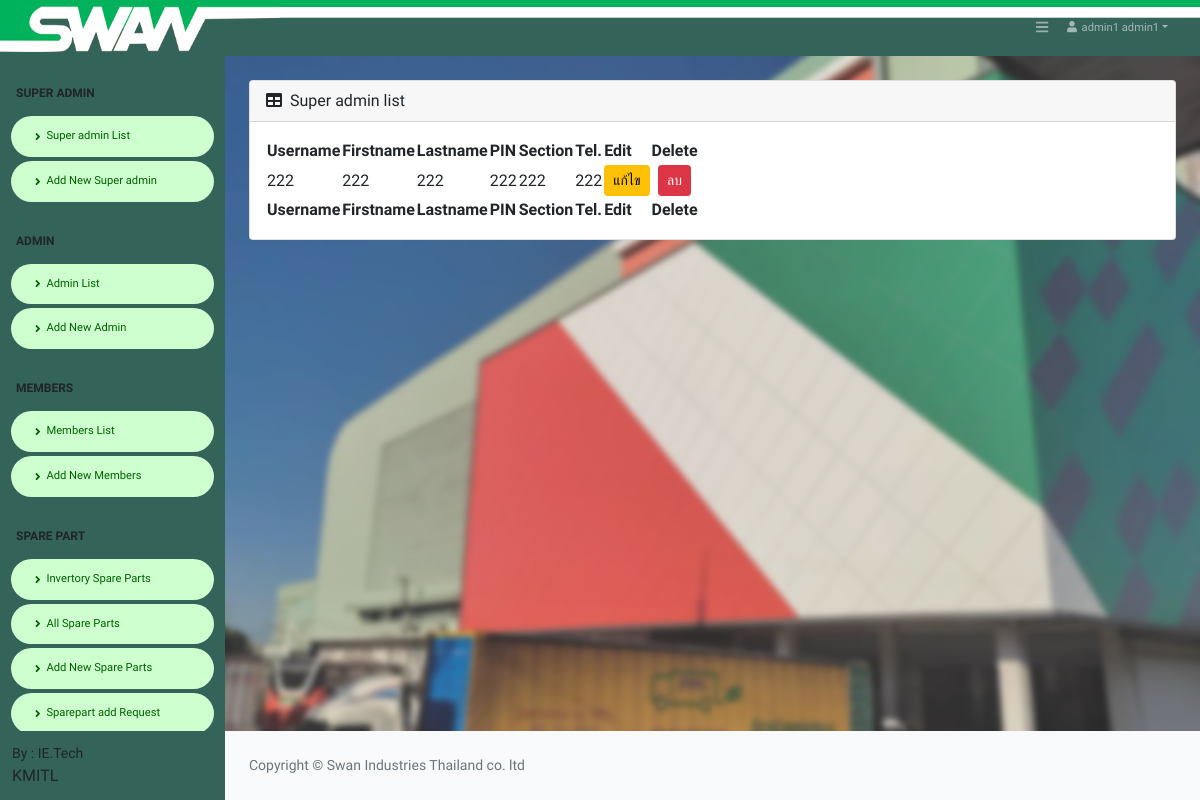
Page /Super_admin_table.php (signed in) on the committed database.
### tables this page shows
CREATE TABLE `tbl_member` (
  `member_ID` int(11) NOT NULL,
  `member_username` varchar(20) NOT NULL,
  `member_pass` varchar(20) NOT NULL,
  `member_nameF` varchar(100) NOT NULL,
  `member_nameL` varchar(100) NOT NULL,
  `member_PIN` varchar(100) NOT NULL,
  `member_department` varchar(100) NOT NULL,
  `member_Tel` varchar(100) NOT NULL,
  `member_Role` varchar(100) NOT NULL,
  `member_Key_Line` varchar(100) NOT NULL,
  `member_Alert_count` int(11) NOT NULL,
  `member_Alert_count2` int(11) NOT NULL,
  `datesave` timestamp NOT NULL DEFAULT current_timestamp()
);

### Super_admin_table.php (the view, shortened to what this page needs)
<!DOCTYPE html>
<html lang="en">
    <?php include('h_admin.php'); ?>
    <body class="sb-nav-fixed">
    <?php include('condb.php');
  ?>
  <?php include('nav_Super.php');?>
  <?php
  $query = "SELECT * FROM tbl_member WHERE member_Role LIKE 'Admin' ORDER BY member_ID ASC" or die("Error:" . mysqli_error());
  $result = mysqli_query($con, $query);
  $row_am = mysqli_fetch_assoc($result);
?>
    <div id="layoutSidenav_content">
                <main>
                    <br>
                    <div class="container-fluid px-4">
                        <div class="card mb-4">
                            <div class="card-header">
                                <i class="fas fa-table me-1"></i>
                                Super admin list
                            </div>
                            <div class="card-body">
                                <table id="datatablesSimple">
                                    <thead>
                                        <tr>
                                            <th>Username</th>
                                            <th>Firstname</th>
                                            <th>Lastname</th>
                                            <th>PIN</th>
                                            <th>Section</th>
                                            <th>Tel.</th>
                                            <th>Edit</th>
                                            <th>Delete</th>
                                        </tr>
                                    </thead>
                                    <tfoot>
                                        <tr>
                                            <th>Username</th>
                                            <th>Firstname</th>
                                            <th>Lastname</th>
                                            <th>PIN</th>
                                            <th>Section</th>
                                            <th>Tel.</th>
                                            <th>Edit</th>
                                            <th>Delete</th>
                                        </tr>
                                    </tfoot>
                                    <tbody>
                                    <?php do { ?>
                                    <tr>
                                            <td><?php echo $row_am['member_username']; ?></td>
                                            <td ><?php echo $row_am['member_nameF']; ?></td>
                                            <td ><?php echo $row_am['member_nameL']; ?></td>
                                            <td ><?php echo $row_am['member_PIN']; ?></td>
                                            <td ><?php echo $row_am['member_department']; ?></td>
                                            <td ><?php echo $row_am['member_Tel']; ?></td>
                                            <td><center><a href="Super_edit_all.php?act=edit&ID=<?php echo $row_am['member_ID']; ?>" class="btn btn-warning btn-sm"> แก้ไข </a></center> </td>
                                            <td><center><a href="Super_del_member_db.php?ID=<?php echo $row_am['member_ID']; ?>" class='btn btn-danger btn-sm'  onclick="return confirm('ยันยันการลบ')">ลบ</a></center> </td>
                                    </tr>
                                    <?php } while ($row_am =  mysqli_fetch_assoc($result)); ?>
                                    </tbody>
                                </table>
                            </div>
                        </div>
                    </div>
                </main>
              <?php include('footer.php');?>
            </div>
        </div>
    </body>
</html>

### css/color.css (style rules this page uses)
body { font-family: 'Varela Round', sans-serif; }

### rows in the picture
tbl_member: member_username "222", member_nameF "222", member_nameL "222", member_PIN "222", member_department "222", member_Tel "222"

### other values in the picture
$member_nameF "admin1"
$member_nameL "admin1"
